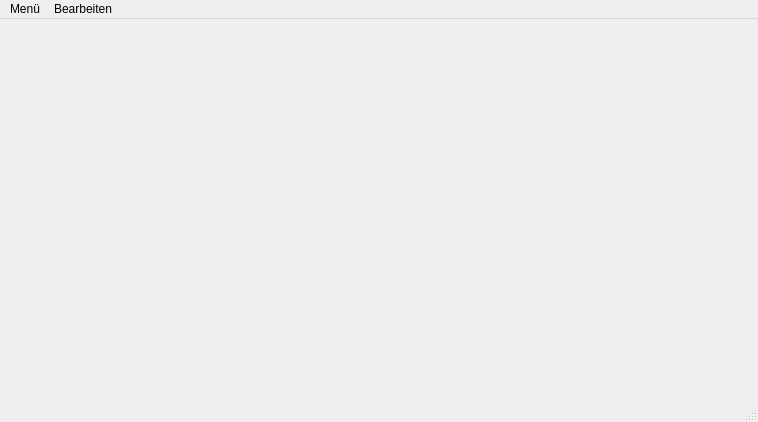
<?xml version="1.0" encoding="UTF-8"?>
<ui version="4.0">
 <class>MainWindow</class>
 <widget class="QMainWindow" name="MainWindow">
  <property name="geometry">
   <rect>
    <x>0</x>
    <y>0</y>
    <width>758</width>
    <height>422</height>
   </rect>
  </property>
  <property name="windowTitle">
   <string>MainWindow</string>
  </property>
  <widget class="QWidget" name="centralwidget"/>
  <widget class="QMenuBar" name="menubar">
   <property name="geometry">
    <rect>
     <x>0</x>
     <y>0</y>
     <width>758</width>
     <height>21</height>
    </rect>
   </property>
   <widget class="QMenu" name="menuMen">
    <property name="title">
     <string>Menü</string>
    </property>
    <addaction name="actionBeenden"/>
   </widget>
   <widget class="QMenu" name="menuBearbeiten">
    <property name="title">
     <string>Bearbeiten</string>
    </property>
    <addaction name="actionSort"/>
   </widget>
   <addaction name="menuMen"/>
   <addaction name="menuBearbeiten"/>
  </widget>
  <widget class="QStatusBar" name="statusbar"/>
  <action name="actionBeenden">
   <property name="text">
    <string>Beenden</string>
   </property>
  </action>
  <action name="actionSort">
   <property name="text">
    <string>Sort</string>
   </property>
  </action>
 </widget>
 <resources/>
 <connections/>
</ui>
